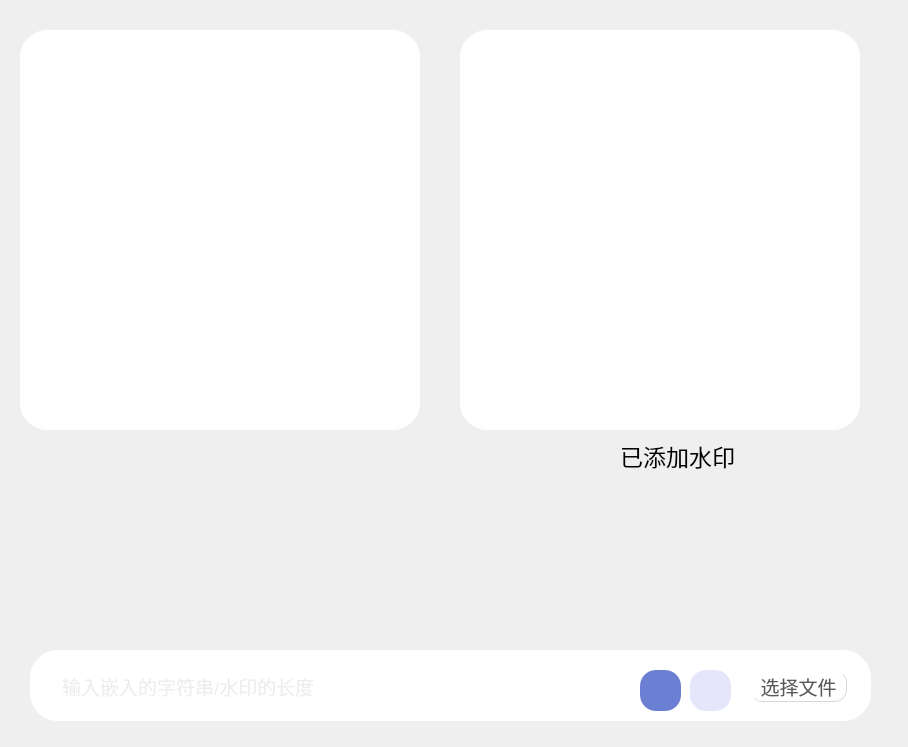
                <widget class="QWidget" name="scrollAreaWidgetContents">
                 <property name="geometry">
                  <rect>
                   <x>0</x>
                   <y>0</y>
                   <width>908</width>
                   <height>747</height>
                  </rect>
                 </property>
                 <widget class="QWidget" name="widget_23" native="true">
                  <property name="geometry">
                   <rect>
                    <x>30</x>
                    <y>650</y>
                    <width>841</width>
                    <height>71</height>
                   </rect>
                  </property>
                  <property name="minimumSize">
                   <size>
                    <width>361</width>
                    <height>0</height>
                   </size>
                  </property>
                  <property name="maximumSize">
                   <size>
                    <width>176666</width>
                    <height>17666</height>
                   </size>
                  </property>
                  <property name="styleSheet">
                   <string notr="true">background-color: rgb(255, 255, 255);
border-radius:28px</string>
                  </property>
                  <widget class="QFrame" name="frame_8">
                   <property name="geometry">
                    <rect>
                     <x>710</x>
                     <y>10</y>
                     <width>111</width>
                     <height>51</height>
                    </rect>
                   </property>
                   <property name="styleSheet">
                    <string notr="true">QFrame{
	background-color: rgb(255, 255, 255);
border:0px solid red;
border-radius:30px
}</string>
                   </property>
                   <property name="frameShape">
                    <enum>QFrame::StyledPanel</enum>
                   </property>
                   <property name="frameShadow">
                    <enum>QFrame::Raised</enum>
                   </property>
                   <widget class="QPushButton" name="pushButton_3">
                    <property name="geometry">
                     <rect>
                      <x>10</x>
                      <y>10</y>
                      <width>100</width>
                      <height>32</height>
                     </rect>
                    </property>
                    <property name="minimumSize">
                     <size>
                      <width>100</width>
                      <height>32</height>
                     </size>
                    </property>
                    <property name="font">
                     <font>
                      <pointsize>14</pointsize>
                     </font>
                    </property>
                    <property name="styleSheet">
                     <string notr="true">QPushButton{
	margin-right:3px;
 
	color: rgba(0, 0, 0, 166);
	background-color: rgb(255, 255, 255);
	border:1px outset rgb(212, 215, 220);
border-radius:12px;
}
QPushButton:hover {

}
QPushButton:pressed {

}
</string>
                    </property>
                    <property name="text">
                     <string>选择文件</string>
                    </property>
                   </widget>
                  </widget>
                  <widget class="QFrame" name="frame_12">
                   <property name="geometry">
                    <rect>
                     <x>10</x>
                     <y>10</y>
                     <width>551</width>
                     <height>51</height>
                    </rect>
                   </property>
                   <property name="frameShape">
                    <enum>QFrame::StyledPanel</enum>
                   </property>
                   <property name="frameShadow">
                    <enum>QFrame::Raised</enum>
                   </property>
                   <widget class="QLineEdit" name="lineEdit_3">
                    <property name="geometry">
                     <rect>
                      <x>20</x>
                      <y>10</y>
                      <width>681</width>
                      <height>32</height>
                     </rect>
                    </property>
                    <property name="minimumSize">
                     <size>
                      <width>0</width>
                      <height>32</height>
                     </size>
                    </property>
                    <property name="palette">
                     <palette>
                      <active>
                       <colorrole role="WindowText">
                        <brush brushstyle="SolidPattern">
                         <color alpha="35">
                          <red>0</red>
                          <green>0</green>
                          <blue>0</blue>
                         </color>
                        </brush>
                       </colorrole>
                       <colorrole role="Button">
                        <brush brushstyle="SolidPattern">
                         <color alpha="255">
                          <red>255</red>
                          <green>255</green>
                          <blue>255</blue>
                         </color>
                        </brush>
                       </colorrole>
                       <colorrole role="Text">
                        <brush brushstyle="SolidPattern">
                         <color alpha="35">
                          <red>0</red>
                          <green>0</green>
                          <blue>0</blue>
                         </color>
                        </brush>
                       </colorrole>
                       <colorrole role="ButtonText">
                        <brush brushstyle="SolidPattern">
                         <color alpha="35">
                          <red>0</red>
                          <green>0</green>
                          <blue>0</blue>
                         </color>
                        </brush>
                       </colorrole>
                       <colorrole role="Base">
                        <brush brushstyle="SolidPattern">
                         <color alpha="255">
                          <red>255</red>
                          <green>255</green>
                          <blue>255</blue>
                         </color>
                        </brush>
                       </colorrole>
                       <colorrole role="Window">
                        <brush brushstyle="SolidPattern">
                         <color alpha="255">
                          <red>255</red>
                          <green>255</green>
                          <blue>255</blue>
                         </color>
                        </brush>
                       </colorrole>
                       <colorrole role="PlaceholderText">
                        <brush brushstyle="NoBrush">
                         <color alpha="128">
                          <red>0</red>
                          <green>0</green>
                          <blue>0</blue>
                         </color>
                        </brush>
                       </colorrole>
                      </active>
                      <inactive>
                       <colorrole role="WindowText">
                        <brush brushstyle="SolidPattern">
                         <color alpha="35">
                          <red>0</red>
                          <green>0</green>
                          <blue>0</blue>
                         </color>
                        </brush>
                       </colorrole>
                       <colorrole role="Button">
                        <brush brushstyle="SolidPattern">
                         <color alpha="255">
                          <red>255</red>
                          <green>255</green>
                          <blue>255</blue>
                         </color>
                        </brush>
                       </colorrole>
                       <colorrole role="Text">
                        <brush brushstyle="SolidPattern">
                         <color alpha="35">
                          <red>0</red>
                          <green>0</green>
                          <blue>0</blue>
                         </color>
                        </brush>
                       </colorrole>
                       <colorrole role="ButtonText">
                        <brush brushstyle="SolidPattern">
                         <color alpha="35">
                          <red>0</red>
                          <green>0</green>
                          <blue>0</blue>
                         </color>
                        </brush>
                       </colorrole>
                       <colorrole role="Base">
                        <brush brushstyle="SolidPattern">
                         <color alpha="255">
                          <red>255</red>
                          <green>255</green>
                          <blue>255</blue>
                         </color>
                        </brush>
                       </colorrole>
                       <colorrole role="Window">
                        <brush brushstyle="SolidPattern">
                         <color alpha="255">
                          <red>255</red>
                          <green>255</green>
                          <blue>255</blue>
                         </color>
                        </brush>
                       </colorrole>
                       <colorrole role="PlaceholderText">
                        <brush brushstyle="NoBrush">
                         <color alpha="128">
                          <red>0</red>
                          <green>0</green>
                          <blue>0</blue>
                         </color>
                        </brush>
                       </colorrole>
                      </inactive>
                      <disabled>
                       <colorrole role="WindowText">
                        <brush brushstyle="SolidPattern">
                         <color alpha="35">
                          <red>0</red>
                          <green>0</green>
                          <blue>0</blue>
                         </color>
                        </brush>
                       </colorrole>
                       <colorrole role="Button">
                        <brush brushstyle="SolidPattern">
                         <color alpha="255">
                          <red>255</red>
                          <green>255</green>
                          <blue>255</blue>
                         </color>
                        </brush>
                       </colorrole>
                       <colorrole role="Text">
                        <brush brushstyle="SolidPattern">
                         <color alpha="35">
                          <red>0</red>
                          <green>0</green>
                          <blue>0</blue>
                         </color>
                        </brush>
                       </colorrole>
                       <colorrole role="ButtonText">
                        <brush brushstyle="SolidPattern">
                         <color alpha="35">
                          <red>0</red>
                          <green>0</green>
                          <blue>0</blue>
                         </color>
                        </brush>
                       </colorrole>
                       <colorrole role="Base">
                        <brush brushstyle="SolidPattern">
                         <color alpha="255">
                          <red>255</red>
                          <green>255</green>
                          <blue>255</blue>
                         </color>
                        </brush>
                       </colorrole>
                       <colorrole role="Window">
                        <brush brushstyle="SolidPattern">
                         <color alpha="255">
                          <red>255</red>
                          <green>255</green>
                          <blue>255</blue>
                         </color>
                        </brush>
                       </colorrole>
                       <colorrole role="PlaceholderText">
                        <brush brushstyle="NoBrush">
                         <color alpha="128">
                          <red>0</red>
                          <green>0</green>
                          <blue>0</blue>
                         </color>
                        </brush>
                       </colorrole>
                      </disabled>
                     </palette>
                    </property>
                    <property name="font">
                     <font>
                      <pointsize>14</pointsize>
                     </font>
                    </property>
                    <property name="styleSheet">
                     <string notr="true">color: rgba(0, 0, 0, 35);
border:none;</string>
                    </property>
                    <property name="placeholderText">
                     <string>输入嵌入的字符串/水印的长度</string>
                    </property>
                   </widget>
                  </widget>
                  <widget class="QPushButton" name="pushButton_2">
                   <property name="geometry">
                    <rect>
                     <x>660</x>
                     <y>20</y>
                     <width>41</width>
                     <height>41</height>
                    </rect>
                   </property>
                   <property name="styleSheet">
                    <string notr="true">background-color: qlineargradient(x0:0, y0:1, x1:1, y1:1,stop:0.4  rgb(230,230,250));
image: url(:/buttom/img/buttom/放大_zoom-in.svg);
border-radius:16px;
padding:8px;</string>
                   </property>
                   <property name="text">
                    <string/>
                   </property>
                  </widget>
                  <widget class="QPushButton" name="pushButton">
                   <property name="geometry">
                    <rect>
                     <x>610</x>
                     <y>20</y>
                     <width>41</width>
                     <height>41</height>
                    </rect>
                   </property>
                   <property name="styleSheet">
                    <string notr="true">background-color: qlineargradient(x0:0, y0:1, x1:1, y1:1,stop:0.4  rgb(107, 128, 210));
image: url(:/buttom_white/img/buttom_white/发送_send.svg);
border-radius:16px;
padding:8px;</string>
                   </property>
                   <property name="text">
                    <string/>
                   </property>
                  </widget>
                 </widget>
                 <widget class="QWidget" name="widget_24" native="true">
                  <property name="geometry">
                   <rect>
                    <x>460</x>
                    <y>30</y>
                    <width>400</width>
                    <height>400</height>
                   </rect>
                  </property>
                  <property name="minimumSize">
                   <size>
                    <width>361</width>
                    <height>0</height>
                   </size>
                  </property>
                  <property name="maximumSize">
                   <size>
                    <width>176666</width>
                    <height>17666</height>
                   </size>
                  </property>
                  <property name="styleSheet">
                   <string notr="true">background-color: rgb(255, 255, 255);
border-radius:28px</string>
                  </property>
                  <layout class="QHBoxLayout" name="horizontalLayout_16">
                   <item>
                    <widget class="QGraphicsView" name="graphicsView_2"/>
                   </item>
                  </layout>
                 </widget>
                 <widget class="QWidget" name="widget_25" native="true">
                  <property name="geometry">
                   <rect>
                    <x>20</x>
                    <y>30</y>
                    <width>400</width>
                    <height>400</height>
                   </rect>
                  </property>
                  <property name="minimumSize">
                   <size>
                    <width>361</width>
                    <height>0</height>
                   </size>
                  </property>
                  <property name="maximumSize">
                   <size>
                    <width>176666</width>
                    <height>17666</height>
                   </size>
                  </property>
                  <property name="styleSheet">
                   <string notr="true">background-color: rgb(255, 255, 255);
border-radius:28px</string>
                  </property>
                  <layout class="QHBoxLayout" name="horizontalLayout_15">
                   <item>
                    <widget class="QGraphicsView" name="graphicsView"/>
                   </item>
                  </layout>
                 </widget>
                 <widget class="QLabel" name="label_3">
                  <property name="geometry">
                   <rect>
                    <x>620</x>
                    <y>430</y>
                    <width>161</width>
                    <height>51</height>
                   </rect>
                  </property>
                  <property name="font">
                   <font>
                    <family>Microsoft YaHei</family>
                    <pointsize>17</pointsize>
                   </font>
                  </property>
                  <property name="text">
                   <string>已添加水印</string>
                  </property>
                 </widget>
                </widget>
